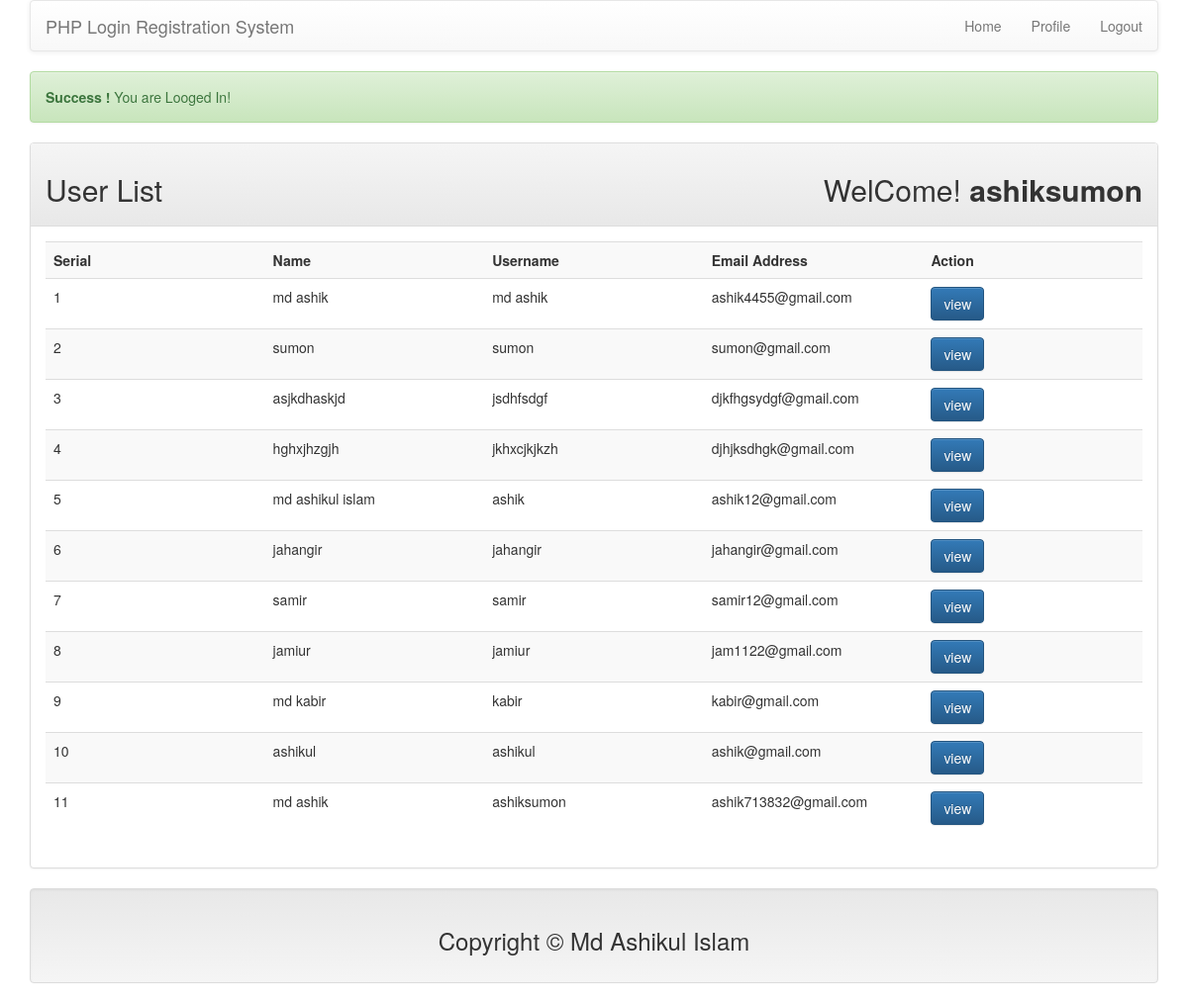
/index.php (signed in), run on the app's committed database.
### tables this page shows
CREATE TABLE `tb_user` (
  `id` int(11) NOT NULL,
  `name` varchar(32) NOT NULL,
  `username` varchar(32) NOT NULL,
  `email` varchar(32) NOT NULL,
  `password` varchar(32) NOT NULL
);

### lib/seSsion.php (called while the page is built, shortened)
<?php
	class seSsion{
		public static function get($key){
			if(isset($_SESSION[$key])) {
				return $_SESSION[$key];
			}else{
				return false;
			}
		}
	}
?>

### lib/User.php (called while the page is built, shortened)
<?php
	include_once 'seSsion.php';
	include 'dataBase.php';
	class User{
		private $db;
		function __construct(){
			$this->db = new dataBase();
		}
		public function getUserdata(){
			$sql = "SELECT * FROM tb_user ORDER BY id DESC";
			$query = $this->db->pdo->prepare($sql);
			$query->execute();
			$result = $query->fetchAll();
			return $result;
		}
	}
 ?>

### lib/dataBase.php (called while the page is built)
<?php
	class dataBase{
		private $hostdb ="localhost";
		private $userdb ="root";
		private $passdb ="";
		private $namedb ="db_lr";
		public $pdo;
		public function __construct(){
			if (!isset($this->pdo)) {
				try {
					$link = new PDO("mysql:host=".$this->hostdb.";dbname=".$this->namedb, $this->userdb, $this->passdb);
					$link->setAttribute(PDO::ATTR_ERRMODE, PDO::ERRMODE_EXCEPTION);
					$link->exec("SET CHARACTER SET utf8");
					$this->pdo = $link;
				} catch (PDOExecption $e) {
					die("Faild to connect with dataBase".$e->getMessage());
				}
			}
		}
	}
 ?>

### index.php (the view, shortened to what this page needs)
<?php
	include 'lib/User.php';
	include 'inc/header.php';
 ?>
	<div class="main-body">
		<div class="container">
		<?php
			$loginmsg = seSsion::get("loginmsg");
				if (isset($loginmsg)) {
					echo $loginmsg;
			}
		?>
			<div class="row">
				<div class="col-md-12">
					<div class="panel panel-default">
						<div class="panel-heading">
							<h2>User List<span class="pull-right">WelCome!<strong>
							<?php
								$name = seSsion::get('username');
								if (isset($name)) {
									echo $name;
								}
							 ?>
							</strong></span></h2>
						</div>
						<div class="panel-body">
							<table class="table table-striped">
								<tr>
									<th width="20%">Serial</th>
									<th width="20%">Name</th>
									<th width="20%">Username</th>
									<th width="20%">Email Address</th>
									<th width="20%">Action</th>
								</tr>
								<?php
									$user = new User();
									$userdata = $user->getUserdata();
									if ($userdata) {
										$i = 0;
										foreach ($userdata as $sdata) {
											$i++;
								 ?>
								<tr>
									<td><?php echo $i; ?></td>
									<td><?php echo $sdata['name']; ?></td>
									<td><?php echo $sdata['username']; ?></td>
									<td><?php echo $sdata['email']; ?></td>
									<td>
										<a class="btn btn-primary" href="profile.php?id=<?php echo $sdata['id']; ?>">view</a>
									</td>
								</tr>
								<?php } }else{ ?>
									<tr><td colspan="5"><h2>No User Data Found!</h2></td></tr>
								<?php } ?>
							</table>
						</div>
					</div>
				</div>
			</div>
		</div>
	</div>
<?php
	include 'inc/footer.php';
 ?>

### inc/header.php (shortened to what this page needs)
<?php
	$filepath = realpath(dirname(__FILE__));
	include_once $filepath.'../../lib/seSsion.php';
 ?>
<!DOCTYPE html>
<html lang="en">
<head>
	<link rel="stylesheet" href="inc/bootstrap.min.css">
	<link rel="stylesheet" href="inc/bootstrap-theme.min.css">
</head>
<body>
	<div class="header-top">
		<div class="container">
			<div class="row">
				<div class="col-md-12">
					<nav class="navbar navbar-default">
						<div class="navbar-header">
							<a href="index.php" class="navbar-brand">PHP Login Registration System</a>
						</div>
						<div class="navbar-body">
							<ul class="nav navbar-nav pull-right">
								<?php
									$id = seSsion::get("id");
									$userlogin = seSsion::get("login");
									if ($userlogin == true) {
								 ?>
								 <li><a href="index.php">Home</a></li>
								<li><a href="profile.php?id=<?php echo $id; ?>">Profile</a></li>
								<li><a href="?action=logout">Logout</a></li>
								<?php }else{ ?>
								<li><a href="login.php">Login</a></li>
								<li><a href="register.php">Register</a></li>
								<?php } ?>
							</ul>
						</div>
					</nav>
				</div>
			</div>
		</div>
	</div>

### inc/footer.php (shortened to what this page needs)
	<div class="footer">
		<div class="container">
			<div class="row">
				<div class="col-md-12">
					<div class="well">
						<h3 style="text-align: center;">Copyright &copy; Md Ashikul Islam</h3>
					</div>
				</div>
			</div>
		</div>
	</div>
</body>
</html>

### data on the page
tb_user: name "md ashik", username "md ashik", email "ashik4455@gmail.com"
tb_user: name "sumon", username "sumon", email "sumon@gmail.com"
tb_user: name "asjkdhaskjd", username "jsdhfsdgf", email "djkfhgsydgf@gmail.com"
tb_user: name "hghxjhzgjh", username "jkhxcjkjkzh", email "djhjksdhgk@gmail.com"
tb_user: name "md ashikul islam", username "ashik", email "ashik12@gmail.com"
tb_user: name "jahangir", username "jahangir", email "jahangir@gmail.com"
tb_user: name "samir", username "samir", email "samir12@gmail.com"
tb_user: name "jamiur", username "jamiur", email "jam1122@gmail.com"
tb_user: name "md kabir", username "kabir", email "kabir@gmail.com"
tb_user: name "ashikul", username "ashikul", email "ashik@gmail.com"
tb_user: name "md ashik", username "ashiksumon", email "ashik713832@gmail.com"

### other printed values
$loginmsg "Success ! You are Looged In!"
$name "ashiksumon"
